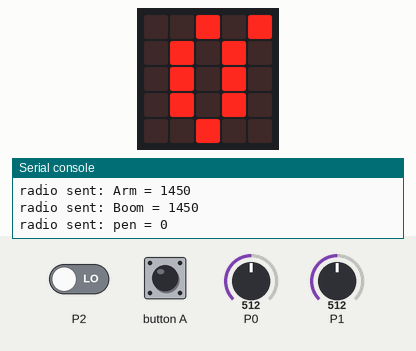
Bench run of a program on a simulated BBC micro:bit (MakeCode). On the bench: the board's 5×5 LED display, the last lines printed to the serial console. The inputs (shaded band) are chosen by the test bench; at power-on: P0 = 512, P1 = 512, P2 LOW (analog values on the 0–1023 scale). No radio messages arrive unless stated (any console line starting 'radio sent:' is added by the test bench).

Above: at 1.6 s.
1.7 s: button A pressed for 0.15 s
At 2.9 s:
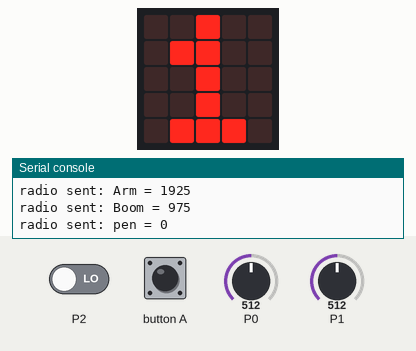
3.3 s: button A pressed for 0.15 s
At 4.1 s:
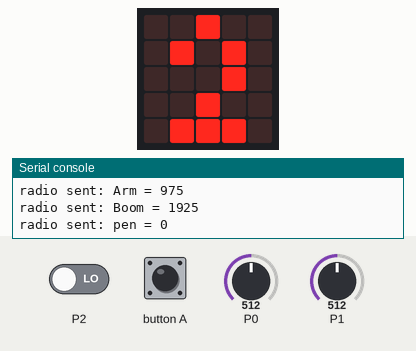
4.9 s: button A pressed for 0.15 s
At 5.3 s:
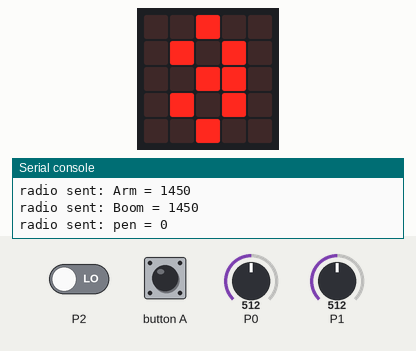
6.5 s: button A pressed for 0.15 s
At 7.7 s:
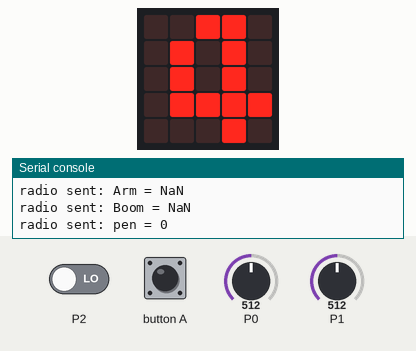
Timing chart, 0 to 9.1 s (numbered marks = the images above; inputs shaded):
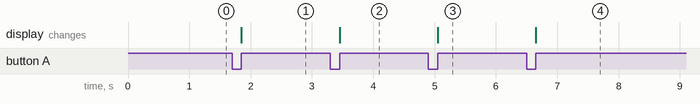

The program:

main.ts
```typescript
function 移動平均 (list2: number[]) {
    total = 0
    for (let 値 of list2) {
        total += 値
    }
    移動平均計算結果 = total / list2.length
    return 移動平均計算結果
}
control.onEvent(EventBusSource.MICROBIT_ID_IO_P16, EventBusValue.MICROBIT_PIN_EVT_FALL, function () {

})
input.onButtonPressed(Button.A, function () {
    if (A_flag == 0) {
        Boom_angle = 975
        Arm_angle = 1925
        A_flag = 1
        basic.showLeds(`
            . . # . .
            . # # . .
            . . # . .
            . . # . .
            . # # # .
            `)
    } else if (A_flag == 1) {
        Boom_min = pins.analogReadPin(AnalogPin.P0)
        Arm_Max = pins.analogReadPin(AnalogPin.P1)
        A_flag = 2
        Boom_angle = 1925
        Arm_angle = 975
        basic.showLeds(`
            . . # . .
            . # . # .
            . . . # .
            . . # . .
            . # # # .
            `)
    } else if (A_flag == 2) {
        Boom_Max = pins.analogReadPin(AnalogPin.P0)
        Arm_min = pins.analogReadPin(AnalogPin.P1)
        A_flag = 3
        Boom_angle = 1450
        Arm_angle = 1450
        basic.showLeds(`
            . . # . .
            . # . # .
            . . # # .
            . # . # .
            . . # . .
            `)
    } else if (A_flag == 3) {
        Arm_coefficient = 950 / (Arm_Max - Arm_min)
        Boom_coefficient = 950 / (Boom_Max - Boom_min)
        A_flag = 4
        basic.showLeds(`
            . . # # .
            . # . # .
            . # . # .
            . # # # #
            . . . # .
            `)
    }
})
control.onEvent(EventBusSource.MICROBIT_ID_IO_P16, EventBusValue.MICROBIT_PIN_EVT_RISE, function () {

})
let Boom_input_ave = 0
let arm_input_ave = 0
let Boom_coefficient = 0
let Arm_coefficient = 0
let 移動平均計算結果 = 0
let total = 0
let senkai_Angle = 0
let Arm_min = 0
let Arm_Max = 0
let Boom_min = 0
let Boom_Max = 0
let A_flag = 0
let Arm_angle = 0
let Boom_angle = 0
Boom_angle = 1450
Arm_angle = 1450
A_flag = 0
Boom_Max = 0
Boom_min = 0
Arm_Max = 0
Arm_min = 0
let Pen_flag = 0
radio.setGroup(1)
let 移動平均数 = 5
let arm_input = pins.analogReadPin(AnalogPin.P1)
let Boom_input = pins.analogReadPin(AnalogPin.P0)
let Pen_swich = pins.analogReadPin(AnalogPin.P16)
let Arm_val = [Arm_angle]
let Boom_val = [Boom_angle]
let Senkai_val = [senkai_Angle]
for (let index = 0; index < 移動平均数 - 1; index++) {
    Arm_val.push(Arm_angle)
    Boom_val.push(Boom_angle)
    Senkai_val.push(senkai_Angle)
}
basic.showLeds(`
    . . # . #
    . # . # .
    . # . # .
    . # . # .
    . . # . .
    `)
basic.forever(function () {
    radio.sendValue("Arm", Arm_angle)
    radio.sendValue("Boom", Boom_angle)
    radio.sendValue("pen", Pen_flag)
})
basic.forever(function () {
    if (A_flag == 4) {
        arm_input = pins.analogReadPin(AnalogPin.P1)
        Boom_input = pins.analogReadPin(AnalogPin.P0)
        Arm_val.shift()
        Boom_val.shift()
        Senkai_val.shift()
        Arm_val.push(arm_input)
        Boom_val.push(Boom_input)
        移動平均(Arm_val)
        arm_input_ave = 移動平均計算結果
        移動平均(Boom_val)
        Boom_input_ave = 移動平均計算結果
        Arm_angle = Arm_coefficient * (arm_input_ave - Arm_min) + 975
        Boom_angle = Boom_coefficient * (Boom_input_ave - Boom_min) + 975
    }
    if (pins.digitalReadPin(DigitalPin.P2) == 0) {
        Pen_flag = 0
    } else {
        Pen_flag = 1
    }
})
```

test.ts
```typescript
// テストはここに来ます。このパッケージが拡張機能として使用されるときにはコンパイルされません。
```

Measured:
- after the input at 1.7 s, the display: changes after 0.15 s (image 1)
- after the input at 3.3 s, the display: changes after 0.15 s (image 2)
- after the input at 4.9 s, the display: changes after 0.15 s (image 3)
- after the input at 6.5 s, the display: changes after 0.15 s (image 4)
